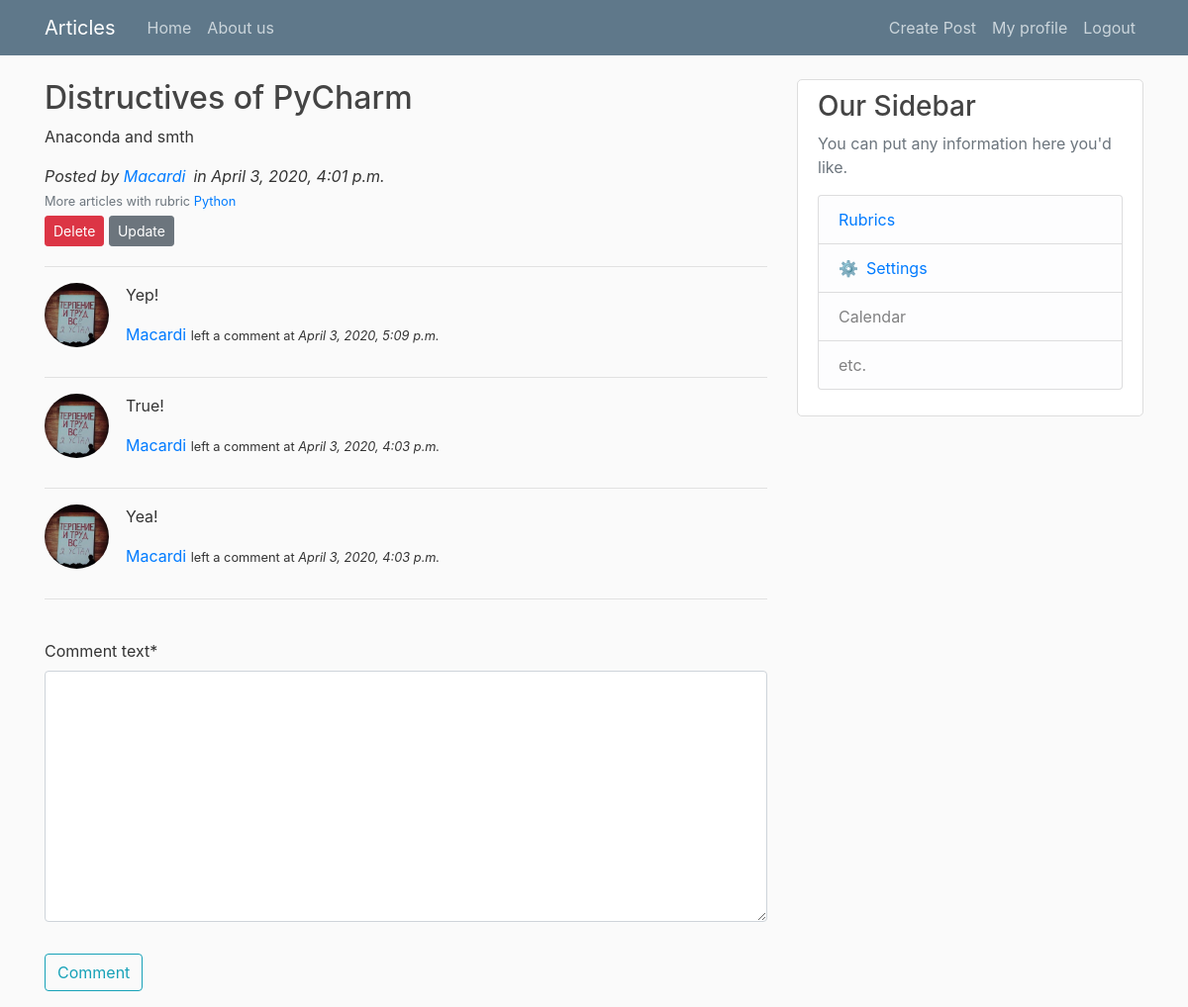
/articles/distructives-of-pycharm/ (signed in), run on the app's committed database.
### mysite/apps/articles/models.py (models this page shows, shortened)
class Article(models.Model):
    article_title = models.CharField('title of article', max_length = 200)
    article_text = models.TextField('text of article')
    slug = models.SlugField(unique = True)
    author_article = models.ForeignKey(User, on_delete=models.CASCADE)
    rubric = models.ForeignKey('Rubric', null = True, on_delete = models.PROTECT, blank=True)
    pub_date = models.DateTimeField('date of publication', auto_now_add = True)
    image = models.ImageField('image', blank=True, upload_to='articles_images')
    def was_published_recently(self):
        return self.pub_date >= (timezone.now() - datetime.timedelta(days = 1))
    '''class Meta:
        verbose_name = 'Статья'
        verbose_name_plural = 'Статьи'''

class Rubric(models.Model):
    rubric_name = models.CharField(max_length=50, unique=True)
    rubric_slug = models.SlugField(max_length=50, unique=True)

class Comment(models.Model):
    article = models.ForeignKey(Article, on_delete = models.CASCADE)
    author_comment = models.ForeignKey(User, on_delete = models.CASCADE)
    comment_text = models.TextField('comment text', max_length = 250)
    pub_date = models.DateTimeField('date of publication', auto_now_add = True)
    '''def __str__(self):
        return self.author_name'''
    '''class Meta:
        verbose_name = 'Комментарий'
        verbose_name_plural = 'Комментарии'''

### mysite/apps/accounts/models.py (models this page shows, shortened)
class Profile(models.Model):
    user = models.OneToOneField(User, on_delete=models.CASCADE)
    image = models.ImageField(default='profile_pics/default.png', upload_to='profile_pics')
    info = models.TextField('Write something about your self', blank=True, max_length = 375)

### mysite/apps/articles/views.py (the view)
# urls.py: path('articles/<slug:slug>/', views.detail, name='detail'),
@login_required
def detail(request, slug):
    article = get_object_or_404(Article, slug=slug)
    last_comments_list = article.comment_set.order_by('-pub_date') # view 10 last comms
    new_comment = None
    image = article.image
    if request.method == 'POST':
        comment_form = forms.LeaveComment(data=request.POST)
        if comment_form.is_valid():
            new_comment = comment_form.save(commit=False)
            new_comment.author_comment = request.user
            new_comment.article = article
            new_comment.save()
            messages.success(request, 'You created a comment!')
            return HttpResponseRedirect( reverse('articles:detail', args = (article.slug,))
            ) # doing it on fly, set the comment to article
    else:
        comment_form = forms.LeaveComment()
    return render(request, 'articles/detail.html', {'article': article,
                                                    'last_comments_list': last_comments_list,
                                                    'new_comment': new_comment,
                                                    'comment_form': comment_form,
                                                    'image': image})

### mysite/apps/articles/forms.py
class LeaveComment(forms.ModelForm):
    class Meta:
        model = models.Comment
        fields = ['comment_text']

### mysite/apps/articles/templates/articles/detail.html (shortened to what this page needs)
{% extends 'base.html' %}
{% load crispy_forms_tags %}
{% load static %}
{% block content %}
<h2>{{article.article_title}}</h2>
<p>{{article.article_text}}</p>
<span><em>Posted by <a class="mr-2" href="{% url 'articles:user_articles' article.author_article.username %}">
  {{ article.author_article }}</a>in {{article.pub_date}}</em></span>
{% if article.rubric.rubric_name %}
<br>
<small class="text-muted">More articles with rubric
  <a href="{% url 'articles:by_rubric' article.rubric.rubric_slug %}">{{article.rubric.rubric_name}}</a>
</small>
{% endif %}
<br>
{% if article.author_article == user %}
  <a class="btn btn-danger btn-sm mt-1 mb-1" href="{% url 'articles:article_delete' article.slug %}">
    Delete</a>
  <a class="btn btn-secondary btn-sm mt-1 mb-1" href="{% url 'articles:article_update' article.slug %}">
    Update</a>
{% endif %}
{% if last_comments_list %}
  {% for comment in last_comments_list %}
  <hr>
  <div class="media">
    <img class="rounded-circle article-img" src="{{ comment.author_comment.profile.image.url }}">
      <div class="media-body">
      <p id="comment_block">{{comment.comment_text}}</p>
      <div class="mr-2" class="article-metadata"><a href="{% url 'articles:user_articles' comment.author_comment.username %}">{{comment.author_comment}}</a>
        <small>left a comment at <em>{{comment.pub_date}}</em>
        </small>
        <span class="options">
        </span>
      </div>
    </div>
  </div>
    {% endfor %}
{% else %}
<p class="no_comments">
  No comments found! Be first! =)
</p>
{% endif %}
<hr>
<br>
<form method="POST" class="comment_create">
  <fieldset class="form-group">
      {{ comment_form|crispy }}
  </fieldset>
  <div class="form-group">
      <button class="btn btn-outline-info" type="submit" id="comment_button">Comment</button>
  </div>
</form>
{% endblock %}

### mysite/static/assets/main.css (style rules this page uses)
body { background: #fafafa; color: #333333; margin-top: 5rem; }
h1, h2, h3, h4, h5, h6 { color: #444444; }
.article-img { height: 65px; width: 65px; margin-right: 17px; }

### mysite/apps/articles/templates/articles/detail.html (style rules this page uses)
.options { float: right; }
#comment_block { word-wrap:break-word; }

### data on the page
Article: article_title "Distructives of PyCharm", article_text "Anaconda and smth", author_article "Macardi", pub_date "April 3, 2020, 4:01 p.m.", rubric.rubric_name "Python"
Comment: author_comment.profile.image (picture), comment_text "Yep!", author_comment "Macardi", pub_date "April 3, 2020, 5:09 p.m."
Comment: author_comment.profile.image (picture), comment_text "True!", author_comment "Macardi", pub_date "April 3, 2020, 4:03 p.m."
Comment: author_comment.profile.image (picture), comment_text "Yea!", author_comment "Macardi", pub_date "April 3, 2020, 4:03 p.m."
